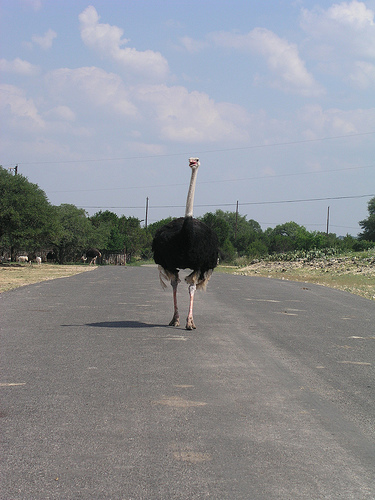
#> input picture images/n01518878_ostrich.JPEG, 375 x 500 px
$ jupyter execute fancy_pca.ipynb
#> lines starting #> are read from the running program, lines starting #| are printed output that depends on the picture
[cell 1]
import numpy as np
import matplotlib.pyplot as plt
from PIL import Image
from mpl_toolkits.mplot3d import Axes3D

[cell 2]
img1 = Image.open("images/n01518878_ostrich.JPEG")
#> img1 is the input picture: PIL image 375x500 RGB; mean R, G, B 141.1, 144, 149
img1 = img1.resize((256, 256))
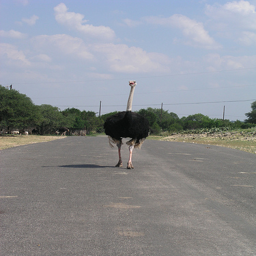
#> img1: PIL image 256x256 RGB; mean R, G, B 141.1, 144, 149
img1

[cell 3]
img1 = np.array(img1)
print(img1.shape)
#| (256, 256, 3)

[cell 4]
img1_reshaped = img1.reshape(-1,3)
print(img1_reshaped.shape)
#| (65536, 3)

[cell 5]
num_points = 1000

[cell 6]
fig = plt.figure()
ax = fig.add_subplot(111, projection='3d')


# Extract x, y, and z coordinates from the array
x = img1_reshaped[:num_points, 0]
#> x = 1000 values, max 213 at index 756, min 149 at index 819, mean 158.7
y = img1_reshaped[:num_points, 1]
#> y = 1000 values, max 214 at index 757, min 169 at index 0, mean 177.4
z = img1_reshaped[:num_points, 2]
#> z = 1000 values, max 224 at index 759, min 206 at index 527, mean 213.6

# Create the scatter plot
ax.scatter(x, y, z, c='b', marker='.')

# Set labels for the axes
ax.set_xlabel('X')
ax.set_ylabel('Y')
ax.set_zlabel('Z')

ax.set_title('Original Scatter Plot')

# Show the plot
plt.show()
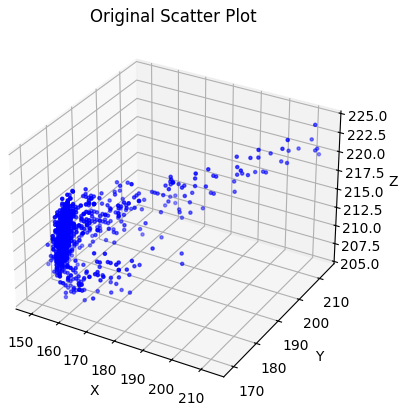
#> figure drawn by matplotlib, 1 panel

[cell 7]
img1_norm = img1 / 255.0
img1_norm_reshape = img1_norm.reshape(-1,3)
print(img1_norm_reshape.shape)
#| (65536, 3)

[cell 8]
img1_centered = img1_norm_reshape - np.mean(img1_norm_reshape, axis=0)

[cell 9]
fig = plt.figure()
ax = fig.add_subplot(111, projection='3d')

# Extract x, y, and z coordinates from the array
x = img1_centered[:num_points, 0]
#> x = 1000 values, max 0.282 at index 756, min 0.0308 at index 819, mean 0.069
y = img1_centered[:num_points, 1]
#> y = 1000 values, max 0.275 at index 757, min 0.0981 at index 0, mean 0.131
z = img1_centered[:num_points, 2]
#> z = 1000 values, max 0.294 at index 759, min 0.223 at index 527, mean 0.253

# Create the scatter plot

# origin = [0,0,0]
origin = np.mean(img1_centered[:num_points,:], axis=0)
#> origin = [0.069, 0.131, 0.253]
ax.scatter3D(*origin, c='g', marker='o', s=10, label='Origin')

ax.scatter(x, y, z, c='b', marker='.', label='Data points')

# Set labels for the axes
ax.set_xlabel('X')
ax.set_ylabel('Y')
ax.set_zlabel('Z')

ax.set_title('Normalized Scatter Plot')
ax.legend()

# Show the plot
plt.show()
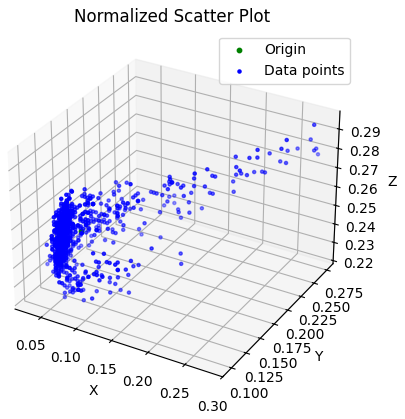
#> figure drawn by matplotlib, 1 panel

[cell 10]
cov_matrix = np.cov(img1_centered.T)
#> cov_matrix = [[0.0224, 0.0232, 0.0286], [0.0232, 0.0253, 0.032], [0.0286, 0.032, 0.0422]]
print(cov_matrix.shape)
#| (3, 3)
cov_matrix
#> Out has the same summary as cov_matrix

[cell 11]
eigenvalues, eigenvectors = np.linalg.eigh(cov_matrix)
#> eigenvalues = [0.000171, 0.00208, 0.0876]; eigenvectors = [[0.441, -0.751, -0.492], [-0.833, -0.139, -0.535], [0.333, 0.646, -0.687]]

# Extract the eigenvalues and eigenvectors
eigenvalues = np.real(eigenvalues)  # Ensure eigenvalues are real (sometimes they may have small imaginary parts)

indices = eigenvalues[::-1].argsort()
#> indices = [2, 1, 0]
eigenvalues[::-1].sort()

eigenvectors = eigenvectors[:, indices]
#> eigenvectors = [[-0.492, -0.751, 0.441], [-0.535, -0.139, -0.833], [-0.687, 0.646, 0.333]]

eigenvector1 = eigenvectors[:, 0]  # First eigenvector
#> eigenvector1 = [-0.492, -0.535, -0.687]
eigenvector2 = eigenvectors[:, 1]  # Second eigenvector
#> eigenvector2 = [-0.751, -0.139, 0.646]
eigenvector3 = eigenvectors[:, 2]  # Third eigenvector
#> eigenvector3 = [0.441, -0.833, 0.333]

# Normalize the eigenvectors
eigenvector1 /= np.linalg.norm(eigenvector1)
eigenvector2 /= np.linalg.norm(eigenvector2)
eigenvector3 /= np.linalg.norm(eigenvector3)

# print(eigenvalues)

[cell 12]
# Create a 3-D scatter plot
fig = plt.figure()
ax = fig.add_subplot(111, projection='3d')

# Plot the eigenvectors
# origin = [0,0,0]
ax.scatter3D(*origin, c='g', marker='o', s=10, label='Origin')
# ax.scatter3D(0,0,0, c='k', marker='o', s=10, label='Origin')

# Plot the 3-D points
x = img1_centered[:num_points, 0]
y = img1_centered[:num_points, 1]
z = img1_centered[:num_points, 2]
ax.scatter(x, y, z, c='b', marker='.', label='Data Points')

scale=200
ax.quiver(*origin, *eigenvector1 * eigenvalues[0] * scale, color='r', label='Eigenvector 1')
ax.quiver(*origin, *eigenvector2 * eigenvalues[1] * scale, color='g', label='Eigenvector 2')
ax.quiver(*origin, *eigenvector3 * eigenvalues[2] * scale, color='y', label='Eigenvector 3')


# Set labels for the axes
ax.set_xlabel('X')
ax.set_ylabel('Y')
ax.set_zlabel('Z')

ax.set_title('Normalized Scatter Plot with eigenvectors')

# Show the legend
ax.legend()

# Show the plot
plt.show()
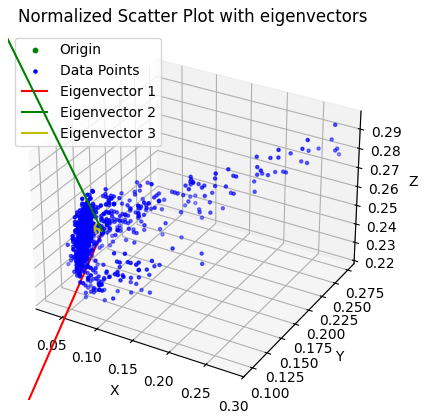
#> figure drawn by matplotlib, 1 panel

[cell 13]
img1_shifted = np.dot(img1_centered, eigenvectors)

shifted_cov_matrix = np.cov(img1_shifted.T)
#> shifted_cov_matrix = [[0.0876, 3.93e-18, 9.83e-19], [3.93e-18, 0.00208, -6.34e-18], [9.83e-19, -6.34e-18, 0.000171]]
print(shifted_cov_matrix.shape)
#| (3, 3)

[cell 14]
shifted_eigenvalues, shifted_eigenvectors = np.linalg.eigh(shifted_cov_matrix)
#> shifted_eigenvalues = [0.000171, 0.00208, 0.0876]; shifted_eigenvectors = [[1.12e-17, -4.49e-17, 1], [-3.36e-15, 1, 4.49e-17], [-1, -3.41e-15, 1.12e-17]]

# Extract the shifted_eigenvalues and shifted_eigenvectors
shifted_eigenvalues = np.real(shifted_eigenvalues)  # Ensure shifted_eigenvalues are real (sometimes they may have small imaginary parts)

indices = shifted_eigenvalues[::-1].argsort()
shifted_eigenvalues[::-1].sort()

shifted_eigenvectors = shifted_eigenvectors[:, indices]
#> shifted_eigenvectors = [[1, -4.49e-17, 1.12e-17], [4.49e-17, 1, -3.36e-15], [1.12e-17, -3.41e-15, -1]]

shifted_eigenvector2 = shifted_eigenvectors[:, 1]  # Second eigenvector
#> shifted_eigenvector2 = [-4.49e-17, 1, -3.41e-15]
shifted_eigenvector1 = shifted_eigenvectors[:, 0]  # First eigenvector
#> shifted_eigenvector1 = [1, 4.49e-17, 1.12e-17]
shifted_eigenvector3 = shifted_eigenvectors[:, 2]  # Third eigenvector
#> shifted_eigenvector3 = [1.12e-17, -3.36e-15, -1]

# Normalize the shifted_eigenvectors
shifted_eigenvector1 /= np.linalg.norm(shifted_eigenvector1)
shifted_eigenvector2 /= np.linalg.norm(shifted_eigenvector2)
shifted_eigenvector3 /= np.linalg.norm(shifted_eigenvector3)

# print(shifted_eigenvalues)
print(shifted_eigenvectors)
#| [[ 1.00000000e+00 -4.49345784e-17  1.12481771e-17]
#|  [ 4.49345784e-17  1.00000000e+00 -3.35842465e-15]
#|  [ 1.12481771e-17 -3.41278198e-15 -1.00000000e+00]]

[cell 15]
fig = plt.figure()
ax = fig.add_subplot(111, projection='3d')

# origin = [0,0,0]
# ax.scatter3D(0,0,0, c='k', marker='o', s=10, label='Origin')
origin = np.mean(img1_shifted[:num_points,:], axis=0)
#> origin = [-0.278, 0.0935, 0.00567]
ax.scatter3D(*origin, c='g', marker='o', s=10, label='Origin')

scale=200
ax.quiver(*origin, *shifted_eigenvector1 * shifted_eigenvalues[0] * scale, color='r', label='Shifted Eigenvector 1')
ax.quiver(*origin, *shifted_eigenvector2 * shifted_eigenvalues[1] * scale, color='g', label='Shifted Eigenvector 2')
ax.quiver(*origin, *shifted_eigenvector3 * shifted_eigenvalues[2] * scale, color='y', label='Shifted Eigenvector 3')

x = img1_shifted[:num_points, 0]
#> x = 1000 values, max -0.24 at index 819, min -0.483 at index 759, mean -0.278
y = img1_shifted[:num_points, 1]
#> y = 1000 values, max 0.122 at index 161, min -0.0699 at index 757, mean 0.0935
z = img1_shifted[:num_points, 2]
#> z = 1000 values, max 0.0349 at index 277, min -0.0143 at index 176, mean 0.00567
ax.scatter(x, y, z, c='b', marker='.', label='Data Points')

# Set labels for the axes
ax.set_xlabel('X')
ax.set_ylabel('Y')
ax.set_zlabel('Z')

ax.set_title('Axis shifted to the shifted eigenvectors')

# Show the legend
ax.legend()

# Show the plot
plt.show()
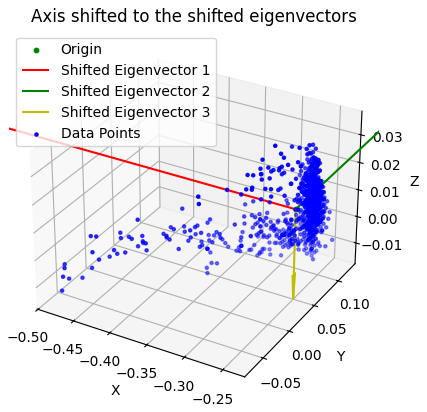
#> figure drawn by matplotlib, 1 panel

[cell 16]
alpha_std = 0.1
alpha = np.random.normal(0, alpha_std)
eig_val_matrix = alpha * eigenvalues
#> eig_val_matrix = [0.0155, 0.000367, 3.02e-05]
eig_val_matrix = eig_val_matrix.reshape((3,1))

perturbation = np.matmul(eigenvectors, eig_val_matrix)
#> perturbation = [-0.00786, -0.00835, -0.0104]
perturbation = perturbation.reshape((1,3))
#> perturbation = [[-0.00786, -0.00835, -0.0104]]

[cell 17]
img1_cpy = img1.copy() / 255.0
final_img = img1_cpy + perturbation

[cell 18]
plt.imshow(final_img)
plt.show()

plt.imshow(img1_cpy)
plt.show()

diff = final_img - img1_cpy
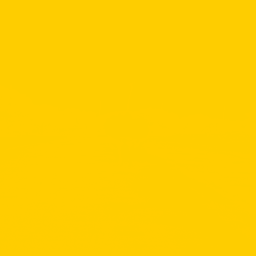
#> diff: shape (256, 256, 3) float64; mean R, G, B -0.00786, -0.00835, -0.0104; drawn with min black and max white

[cell 19]
img1_cpy = img1_cpy.reshape(-1,3)
final_img = final_img.reshape(-1,3)

[cell 20]
fig = plt.figure()
ax = fig.add_subplot(111, projection='3d')

ax.scatter(img1_cpy[:100, 0], img1_cpy[:100, 1], img1_cpy[:100, 2], c='b', marker='o', label='original points')
ax.scatter(final_img[:100, 0], final_img[:100, 1], final_img[:100, 2], c='r', marker='o', label='final points')

for i in range(100):
    ax.plot([img1_cpy[i, 0], final_img[i, 0]], [img1_cpy[i, 1], final_img[i, 1]], [img1_cpy[i, 2], final_img[i, 2]], 'k--')

ax.set_xlabel('X')
ax.set_ylabel('Y')
ax.set_zlabel('Z')

# Show the legend
ax.legend()
ax.set_title('Original points moving direction and magnitude')

# Show the plot
plt.show()
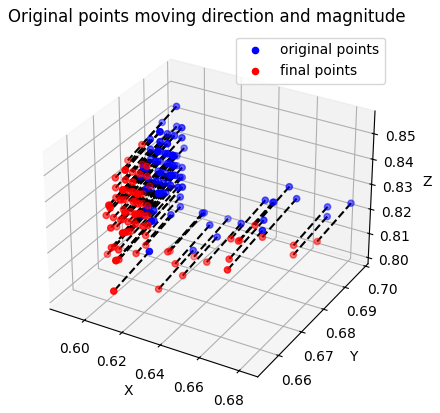
#> figure drawn by matplotlib, 1 panel
